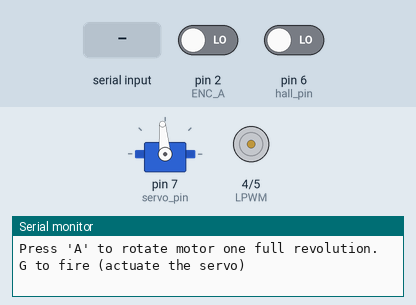
Bench run of a sketch on a simulated Arduino Uno, built with avr-gcc and run on an emulated ATmega328P. Shown: servo, motor-driver pin pairs drawn as motors (green arrow = first pin HIGH = forward, orange = second pin HIGH = backward, longer = more drive), the last lines printed to the serial monitor. The test bench sets the inputs (shaded band); at power-on: pin 2 (ENC_A) LOW, pin 6 (hall_pin) LOW.

Above: at 1.2 s.
1.3 s: "A" received over Serial
At 1.7 s:
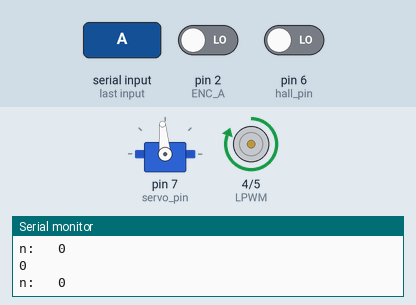
4.3 s: "g" received over Serial
At 6.0 s:
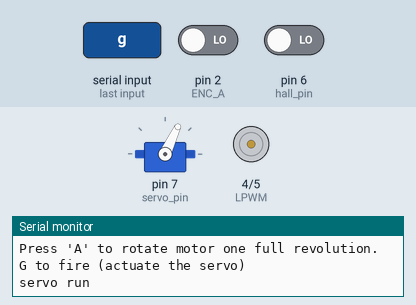
7.3 s: "a" received over Serial
At 8.5 s:
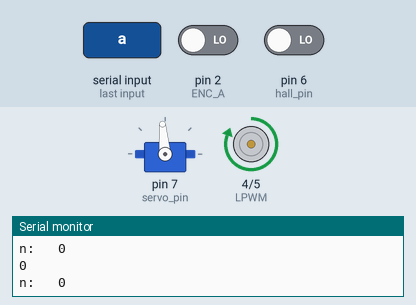
8.8 s: "G" received over Serial
At 11.8 s:
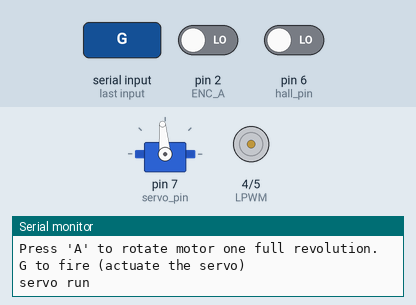
Timing chart, 0 to 12.8 s (numbered marks = the images above; inputs shaded):
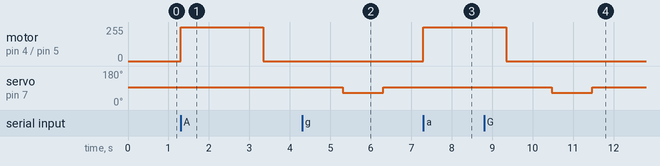

Measured:
- after the input at 1.3 s, motor on pin 4 (LPWM) / pin 5 (RPWM): stopped → forward 255/255 at once, → stopped 2.0 s later
- after the input at 4.3 s, servo on pin 7 (servo_pin): 95° → 65° after 1.0 s, → 95° 1.0 s later
- after the input at 7.3 s, motor on pin 4 (LPWM) / pin 5 (RPWM): stopped → forward 255/255 at once
- after the input at 8.8 s, servo on pin 7 (servo_pin): 95° → 65° after 1.7 s, → 95° 1.0 s later

The sketch:

time_out.ino
```cpp
#define RPWM 5  // Motor driver RPWM
#define LPWM 4  // Motor driver LPWM
#define ENC_A 2  // Encoder Channel A (Hall effect sensor)
#define ENC_B 3  // Encoder Channel B (Hall effect sensor)
#define hall_pin 6  // Motor driver RPWM
#define servo_pin 7  // Motor driver LPWM
#define PPR 1300 // Pulses Per Revolution (Gearbox adjusted)
//#define PPR 200
#define MAX_RPM 5700/40  // Motor free speed in RPM (gearbox adjusted)
#include <Servo.h>

Servo myServo; // Create a Servo object

volatile long encoderTicks = 0;  // Encoder tick count
//volatile long encoderTicks_after = 0;  // Encoder tick count
volatile bool stopMotor = false; // Flag to signal stopping the motor
volatile int lastStateA = LOW;    // Stores last known state of ENC_A
const int extraTicks = 0; // Extra encoder ticks after stopping condition

unsigned long motorStartTime = 0;  // To store the time when the motor started

void setup() {
    pinMode(RPWM, OUTPUT);
    pinMode(LPWM, OUTPUT);
    pinMode(ENC_A, INPUT);
    pinMode(ENC_B, INPUT);

    pinMode(hall_pin, INPUT);
    pinMode(servo_pin, OUTPUT);

    myServo.attach(servo_pin); // Attach the servo to pin 5
    myServo.write(95);   // Move to 0 degrees

    Serial.begin(9600);  // Initialize Serial Monitor
    Serial.println("Press 'A' to rotate motor one full revolution. G to fire (actuate the servo)");

    // Attach interrupt for encoder channel A
    attachInterrupt(digitalPinToInterrupt(ENC_A), countEncoderTicks, CHANGE);
}

void loop() {
    if (Serial.available() > 0) {  // Check for user input
        char command = Serial.read();  // Read input

        if (command == 'A' || command == 'a') {  // If 'A' key is pressed
            Serial.println("Motor rotating one full revolution...");

            encoderTicks = 0;  // Reset encoder count
            stopMotor = false; // Reset stop flag

            motorStartTime = millis();  // Store the time when motor starts

            // Start motor forward
            analogWrite(RPWM, 0);  // Set speed
            analogWrite(LPWM, 255);

            // Wait until ISR signals to stop or 2 seconds timeout
            while (!stopMotor) {
                delay(10);  // Small delay to allow encoder updates
                Serial.println(String(encoderTicks));
                Serial.println("n:   " + String(digitalRead(hall_pin)));

                // Check if 2 seconds have passed
                if (millis() - motorStartTime > 2000) {  // 2000 milliseconds = 2 seconds
                    Serial.println("Timeout reached. Stopping motor.");
                    stopMotor = true;  // Stop the motor after 2 seconds
                }
            }

            // Continue running for extra encoder ticks
            long targetTicks = encoderTicks + extraTicks;
            while (encoderTicks < targetTicks) {
                delay(10);
                Serial.println("Encoder Ticks (Extra Phase): " + String(encoderTicks));
            }

            // Stop the motor safely
            analogWrite(RPWM, 0);
            analogWrite(LPWM, 0);
            Serial.println("Outside ISR: Rotation complete.");
            Serial.println("Press 'A' to rotate motor one full revolution. G to fire (actuate the servo)");
        }

        if (command == 'g' || command == 'G') {  // If 'g' key is pressed
            Serial.println("servo run");

            myServo.write(95);   // Move to 0 degrees
            delay(1000);        // Wait 1 second
            myServo.write(65);  // Move to 90 degrees
            delay(1000);        // Wait 1 second
            myServo.write(95); // Move to 180 degrees
            delay(1000);        // Wait 1 second

            Serial.println("servo complete.");
        }
    }
}

// ISR: Interrupt Service Routine for encoder counting
void countEncoderTicks() {
    int stateA = digitalRead(ENC_A);
    int stateB = digitalRead(ENC_B);

    int stateN = digitalRead(hall_pin);

    if (stateN == 0) {
      if (encoderTicks > 200) {
            stopMotor = true;  // Signal to stop the motor
      }
    }

    if (stateA != lastStateA) { // Only count when state changes
        encoderTicks++;

        if (encoderTicks >= PPR) {  // Stop after one revolution
            stopMotor = true;  // Signal to stop the motor
        }
    }

    lastStateA = stateA; // Update last state
}
```
